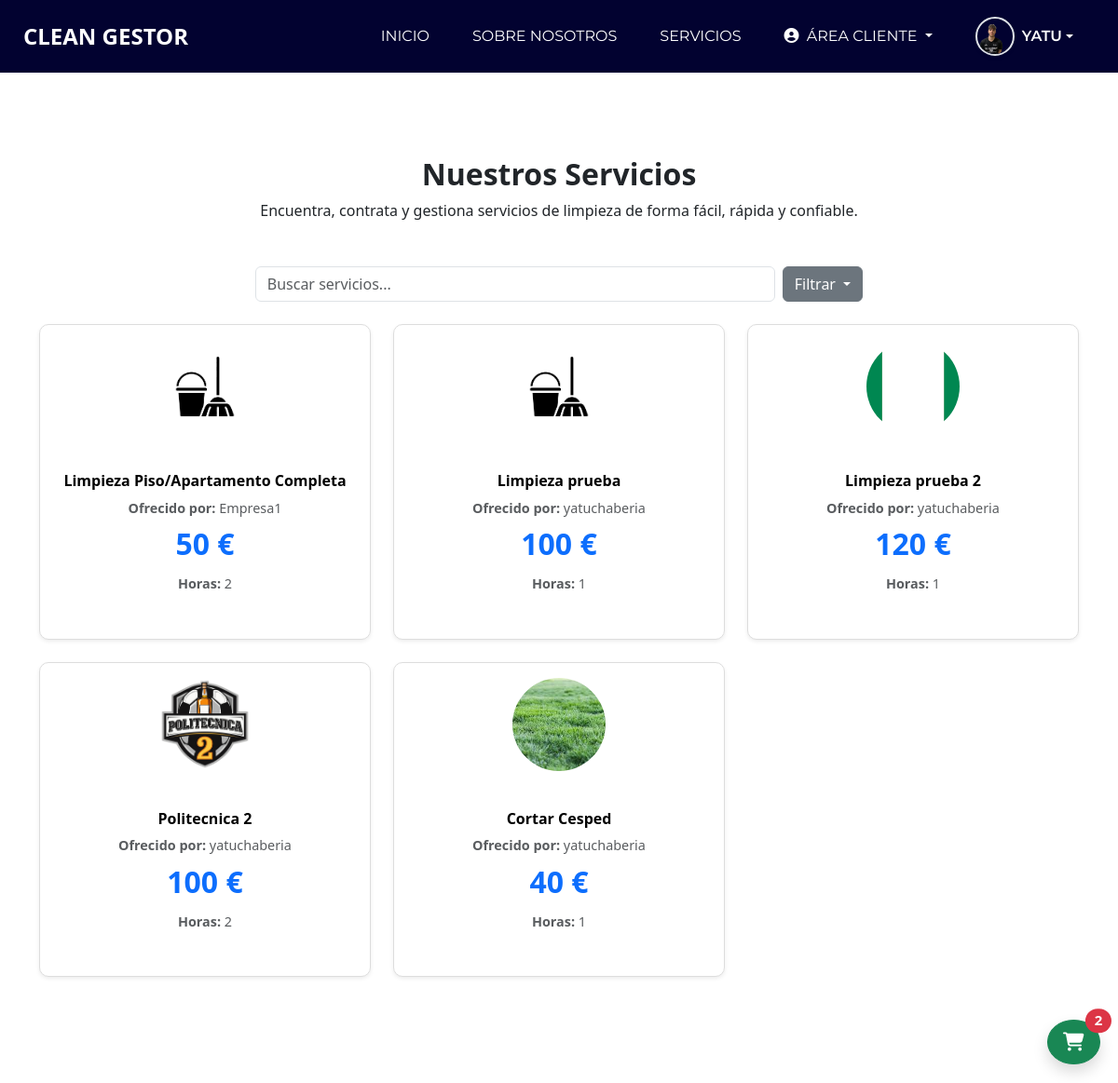
The app's page /CleanGestor/views/servicios.php (signed in) with its own data.
### tables this page shows
CREATE TABLE `servicio` (
  `idServicio` int(11) NOT NULL,
  `precio` int(11) NOT NULL,
  `nombreServicio` varchar(255) NOT NULL,
  `descripcion` text NOT NULL,
  `sueldo` int(11) NOT NULL,
  `horas` int(11) NOT NULL,
  `fotoServicio` varchar(255) DEFAULT NULL,
  `idEmpresa` int(11) NOT NULL
);

CREATE TABLE `empresa` (
  `idEmpresa` int(11) NOT NULL,
  `nombreEmpresa` varchar(255) NOT NULL,
  `telefonoEmpresa` int(11) NOT NULL,
  `direccion` varchar(255) NOT NULL,
  `correoDirector` varchar(255) NOT NULL
);

### CleanGestor/views/servicios.php (the view, shortened to what this page needs)
<!DOCTYPE html>
<html lang="en">
<head>
  <link rel="stylesheet" type="text/css" href="../assets/css/bootstrap.css" />
  <link href="../assets/css/style.css" rel="stylesheet" />
  <link href="https://stackpath.bootstrapcdn.com/bootstrap/4.3.1/css/bootstrap.min.css" rel="stylesheet">
  <link rel="stylesheet" href="https://cdnjs.cloudflare.com/ajax/libs/font-awesome/6.5.0/css/all.min.css">
  <link href="../assets/css/responsive.css" rel="stylesheet" />
  <link rel="stylesheet" href="https://cdnjs.cloudflare.com/ajax/libs/animate.css/4.1.1/animate.min.css">
</head>
<body class="sub_page">
  <div class="hero_area">
    <header class="header_section">
      <div class="container-fluid">
        <?php include_once("navbar.php"); ?>
      </div>
    </header>
  </div>
  <?php include_once("carrito_flotante.php"); ?>
  <section class="service_section layout_padding">
    <div class="container">
      <div class="mb-5 text-center">
        <h2 class="fw-bold">Nuestros Servicios</h2>
        <p>Encuentra, contrata y gestiona servicios de limpieza de forma fácil, rápida y confiable.</p>
      </div>
      <?php
      $conexion = new mysqli("localhost", "root", "", "gestor");
      $sql = "SELECT s.idServicio, s.nombreServicio, s.descripcion, s.precio, s.horas, e.nombreEmpresa, s.fotoServicio
              FROM servicio s
              JOIN empresa e ON s.idEmpresa = e.idEmpresa";
      $resultado = $conexion->query($sql);
      ?>
      <div class="mb-4 d-flex justify-content-center">
        <input type="text" id="serviceSearch" class="form-control me-2 w-50" placeholder="Buscar servicios..." onkeyup="filterServices()">
        <div class="dropdown">
          <button class="btn btn-secondary dropdown-toggle" type="button" id="filterDropdown" data-toggle="dropdown" aria-expanded="false">
            Filtrar
          </button>
        </div>
      </div>
      <div class="row" id="serviceList">
        <?php while ($row = $resultado->fetch_assoc()): ?>
          <div class="col-md-4 col-sm-6 mb-4 service-item" data-precio="<?php echo $row['precio']; ?>">
            <a href="detalle_servicio.php?id=<?php echo $row['idServicio']; ?>" style="text-decoration:none;">
              <div class="card service-card h-100 shadow-sm" style="background:#fff; color:#000; border:1px solid #ddd; cursor:pointer; border-radius: 10px;">
                <div class="text-center p-3">
                  <img
                    src="<?php echo !empty($row['fotoServicio']) ? htmlspecialchars($row['fotoServicio']) : '../assets/images/default_service.png'; ?>"
                    class="card-img-top"
                    alt="Imagen del servicio"
                    style="width: 100px; height: 100px; object-fit: cover; border-radius: 50%;">
                </div>
                <div class="card-body text-center">
                  <h6 class="card-title fw-bold mb-2"><?php echo htmlspecialchars($row['nombreServicio']); ?></h6>
                  <p class="card-text text-muted mb-1"><strong>Ofrecido por:</strong> <?php echo htmlspecialchars($row['nombreEmpresa']); ?></p>
                  <p class="card-text text-primary fw-bold mb-2" style="font-size: 2rem;" ><?php echo htmlspecialchars($row['precio']); ?> €</p>
                  <p class="card-text text-muted"><strong>Horas:</strong> <?php echo htmlspecialchars($row['horas']); ?></p>
                </div>
              </div>
            </a>
          </div>
        <?php endwhile; ?>
      </div>
    </div>
  </section>
</body>
</html>

### CleanGestor/assets/css/style.css (style rules this page uses)
body { height: auto; min-height: 100%; background: #fff; font-family: 'Montserrat', Arial, sans-serif; overflow-x: hidden; }
.layout_padding { padding: 90px 0; }
a, a:hover, a:focus { text-decoration: none; }
.btn, .btn:focus { outline: none !important; -webkit-box-shadow: none; box-shadow: none; }
.hero_area { position: relative; background-color: #020230; height: auto !important; overflow: visible !important; min-height: 100vh; display: -webkit-box; display: -ms-flexbox; display: flex; -webkit-box-orient: vertical; -webkit-box-direction: normal; -ms-flex-direction: column; flex-direction: column; }
.sub_page .hero_area { min-height: auto; }
.header_section .container-fluid { padding-right: 25px; padding-left: 25px; }
.service_section { position: relative; }
.service-card { margin-bottom: 32px !important; border-radius: 18px; box-shadow: 0 4px 20px rgba(0,0,0,0.07); transition: transform 0.2s; }
.service-card { transition: transform 0.2s ease, box-shadow 0.2s ease; }
.service-card img { margin-bottom: 10px; }
.service-card h6 { font-size: 1rem; }
.service-card p { font-size: 0.9rem; }
.btn-success, .btn-secondary { font-size: 1rem; padding: 10px 15px; }

### CleanGestor/assets/css/responsive.css (style rules this page uses)
@media (min-width: 1200px) { .container { max-width: 1170px; } }

### records on screen
servicio: nombreServicio "Limpieza Piso/Apartamento Completa", idEmpresa.nombreEmpresa "Empresa1", precio "50", horas "2"
servicio: nombreServicio "Limpieza prueba", idEmpresa.nombreEmpresa "yatuchaberia", precio "100", horas "1"
servicio: fotoServicio (picture), nombreServicio "Limpieza prueba 2", idEmpresa.nombreEmpresa "yatuchaberia", precio "120", horas "1"
servicio: fotoServicio (picture), nombreServicio "Politecnica 2", idEmpresa.nombreEmpresa "yatuchaberia", precio "100", horas "2"
servicio: fotoServicio (picture), nombreServicio "Cortar Cesped", idEmpresa.nombreEmpresa "yatuchaberia", precio "40", horas "1"

### other values on screen
$_SESSION['nombre'] "YATU"
$totalServicios "2"
